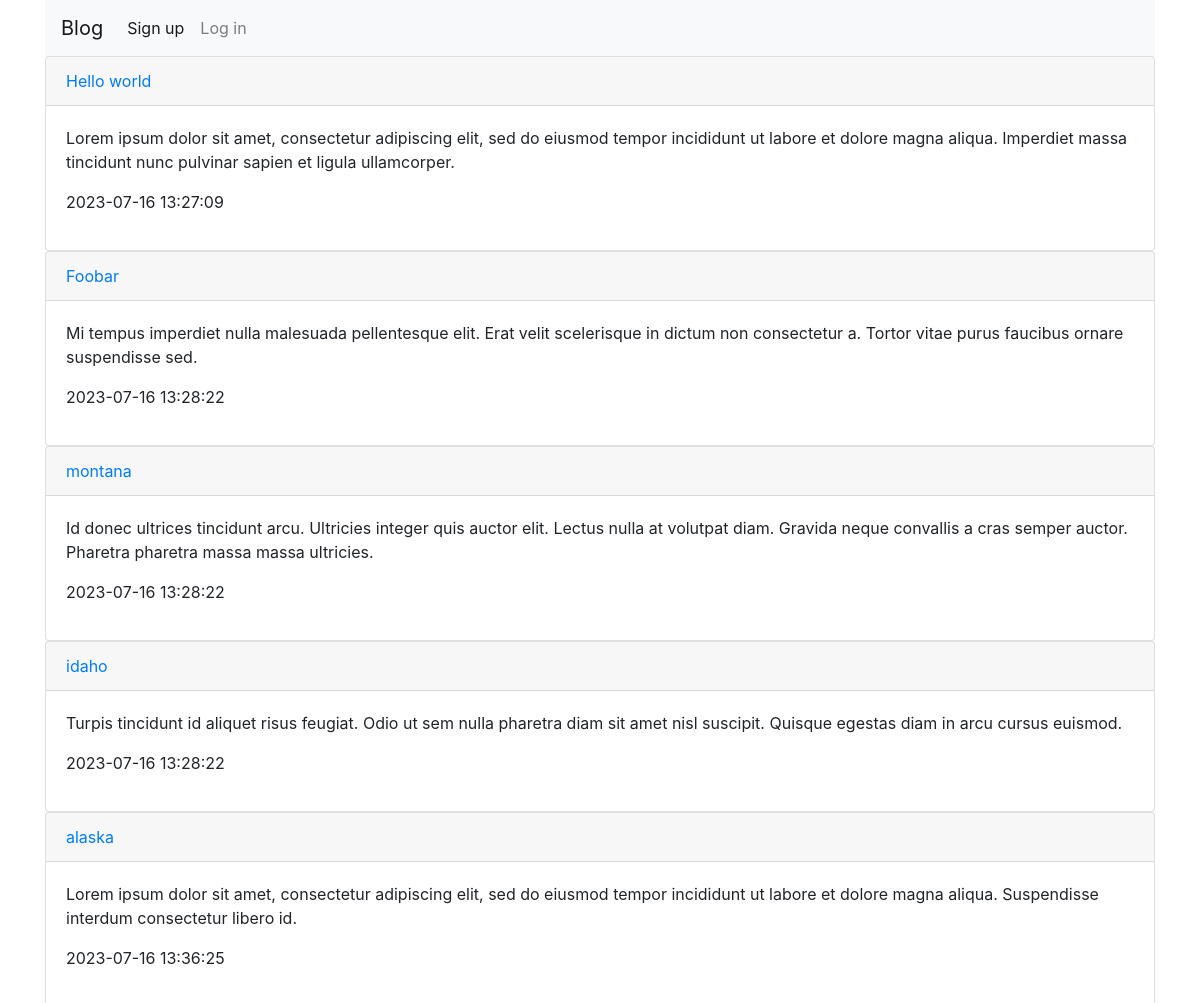
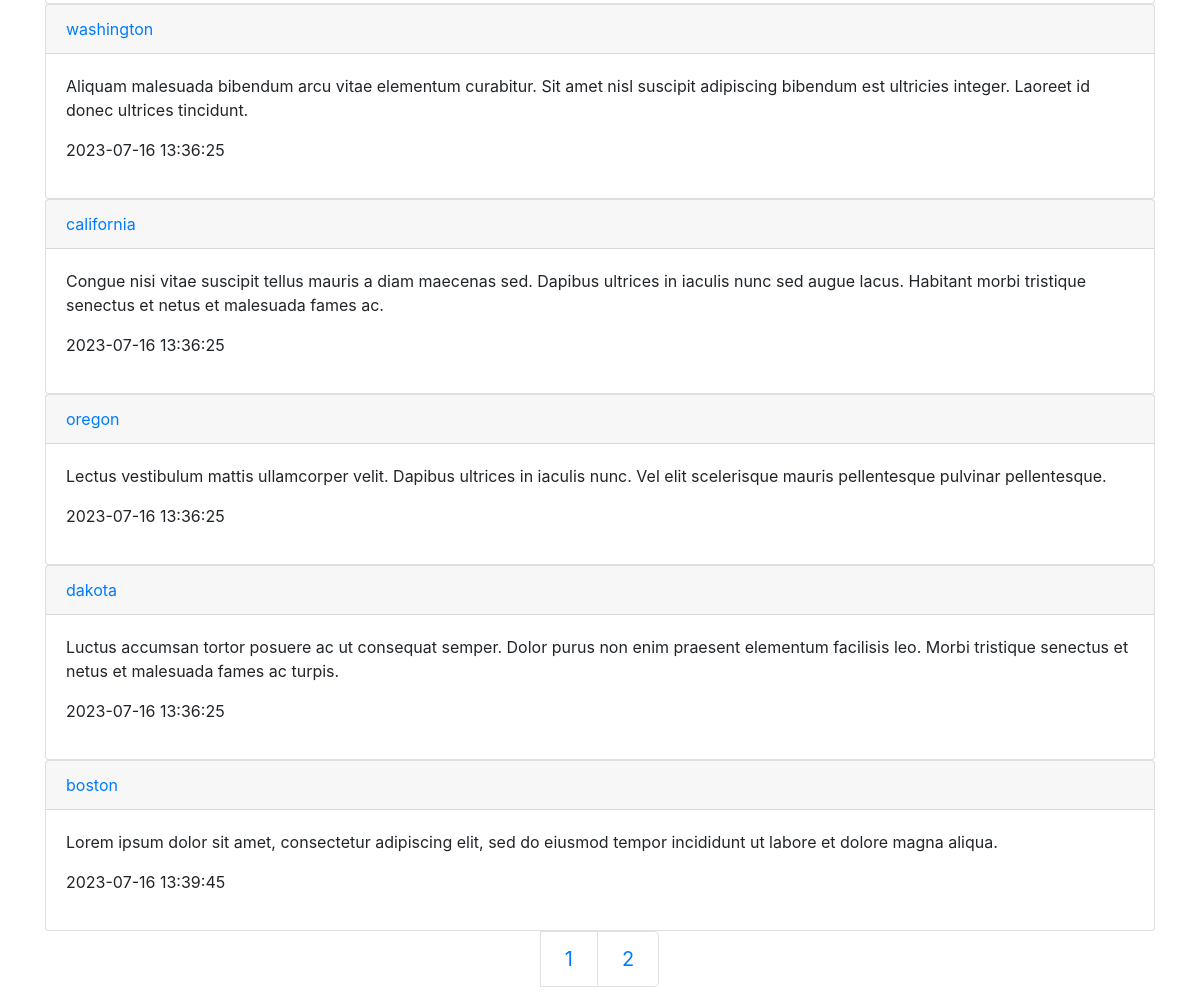
The page / on the database its author committed (2 pictures, top to bottom).
### tables this page shows
CREATE TABLE `posts` (
  `id` int unsigned NOT NULL AUTO_INCREMENT,
  `title` varchar(50) NOT NULL,
  `short_desc` varchar(255) NOT NULL,
  `desc` longtext NOT NULL,
  `cts` timestamp NOT NULL,
  PRIMARY KEY (`id`)
);

### utils/functions.php (called while the page is built)
<?php
function getNumberOfPages($recordsTotal, $recordsPerPage) {
    $resultPrelim = $recordsTotal / $recordsPerPage;
    $pages = floor($resultPrelim);
    if ($resultPrelim > $pages) {
        $pages++;
    }
    return $pages;
}

### views/index.view.php (the view, shortened to what this page needs)
<!doctype html>
<html lang="en">
<head>
    <link rel="stylesheet" href="vendor/twbs/bootstrap/dist/css/bootstrap.min.css">
</head>
<body>
<div class="container">
    <nav class="navbar navbar-expand-lg navbar-light bg-light">
        <a class="navbar-brand" href="/">Blog</a>
        <div class="collapse navbar-collapse" id="navbarNav">
            <ul class="navbar-nav">
                <li class="nav-item active">
                    <a class="nav-link" href="signup">Sign up</a>
                </li>
                <li class="nav-item">
                    <a class="nav-link" href="login">Log in</a>
                </li>
            </ul>
        </div>
    </nav>
</div>
<div class="container">
    <?php foreach($result as $value): ?>
    <div class="card">
        <div class="card-header">
            <a href="post?id=<?= $value["id"] ?>"><?= $value["title"] ?><a>
        </div>
        <div class="card-body">
            <p class="card-text"><?= $value["short_desc"] ?></p>
            <p><?= $value["cts"] ?></p>
        </div>
    </div>
    <?php endforeach; ?>
</div>
<div class="container d-flex justify-content-center">
    <nav>
        <ul class="pagination pagination-lg">
    <?php for($i = 0; $i < $amountOfLinks; $i++): ?>
        <li class="page-item">
            <a class="page-link" href="/?page=<?= $i + 1 ?>"><?= $i + 1 ?></a>
        </li>
    <?php endfor; ?>
        </ul>
    </nav>
</div>
</body>
</html>

### index.php (shortened to what this page needs)
<?php
require 'utils/functions.php';
$parsedUrl = parse_url($_SERVER["REQUEST_URI"]);
$dns = "mysql:dbname=blog;host=127.0.0.1";
$user = "root";
$pdo = new PDO($dns, $user);
if ($parsedUrl["path"] == "/") {
    parse_str($parsedUrl["query"], $output);
    $page = $output['page'];
    if ($page == NULL) {
        $page = 1;
    }
    $offset = ($page - 1) * 10;
    $postsPerPage = 10;
    $sth = $pdo->prepare("SELECT * FROM posts LIMIT {$postsPerPage} OFFSET {$offset}");
    $sth->execute();
    $result = $sth->fetchAll(PDO::FETCH_ASSOC);
    $sth = $pdo->prepare("SELECT COUNT(*) FROM posts");
    $sth->execute();
    $numberOfRecords = $sth->fetch();
    $amountOfLinks = getNumberOfPages($numberOfRecords[0], $postsPerPage);
    include "views/index.view.php";
} else if ($parsedUrl["path"] == "/post") {
    parse_str($parsedUrl["query"], $output);
    $id = $output['id'];
    $sth = $pdo->prepare("SELECT * FROM posts WHERE id = ?");
    $sth->execute([$id]);
    $result = $sth->fetch(PDO::FETCH_ASSOC);
    include "views/post.view.php";
} else if ($parsedUrl["path"] == "/signup") {
    include "views/signup.view.php";
} else if ($parsedUrl["path"] == "/login") {
    $message = $_GET["login"];
    include "views/login.view.php";
} else {
    echo "fuck you";
}

### rows shown on the page
posts: title "Hello world", short_desc "Lorem ipsum dolor sit amet, consectetur adipiscing elit, sed do eiusmod tempor incididunt ut labore et dolore magna aliqua. Imperdiet massa tincidunt nunc pulvinar sapien et ligula ullamcorper.", cts "2023-07-16 13:27:09"
posts: title "Foobar", short_desc "Mi tempus imperdiet nulla malesuada pellentesque elit. Erat velit scelerisque in dictum non consectetur a. Tortor vitae purus faucibus ornare suspendisse sed.", cts "2023-07-16 13:28:22"
posts: title "montana", short_desc "Id donec ultrices tincidunt arcu. Ultricies integer quis auctor elit. Lectus nulla at volutpat diam. Gravida neque convallis a cras semper auctor. Pharetra pharetra massa massa ultricies.", cts "2023-07-16 13:28:22"
posts: title "idaho", short_desc "Turpis tincidunt id aliquet risus feugiat. Odio ut sem nulla pharetra diam sit amet nisl suscipit. Quisque egestas diam in arcu cursus euismod.", cts "2023-07-16 13:28:22"
posts: title "alaska", short_desc "Lorem ipsum dolor sit amet, consectetur adipiscing elit, sed do eiusmod tempor incididunt ut labore et dolore magna aliqua. Suspendisse interdum consectetur libero id.", cts "2023-07-16 13:36:25"
posts: title "washington", short_desc "Aliquam malesuada bibendum arcu vitae elementum curabitur. Sit amet nisl suscipit adipiscing bibendum est ultricies integer. Laoreet id donec ultrices tincidunt.", cts "2023-07-16 13:36:25"
posts: title "california", short_desc "Congue nisi vitae suscipit tellus mauris a diam maecenas sed. Dapibus ultrices in iaculis nunc sed augue lacus. Habitant morbi tristique senectus et netus et malesuada fames ac.", cts "2023-07-16 13:36:25"
posts: title "oregon", short_desc "Lectus vestibulum mattis ullamcorper velit. Dapibus ultrices in iaculis nunc. Vel elit scelerisque mauris pellentesque pulvinar pellentesque.", cts "2023-07-16 13:36:25"
posts: title "dakota", short_desc "Luctus accumsan tortor posuere ac ut consequat semper. Dolor purus non enim praesent elementum facilisis leo. Morbi tristique senectus et netus et malesuada fames ac turpis.", cts "2023-07-16 13:36:25"
posts: title "boston", short_desc "Lorem ipsum dolor sit amet, consectetur adipiscing elit, sed do eiusmod tempor incididunt ut labore et dolore magna aliqua.", cts "2023-07-16 13:39:45"
